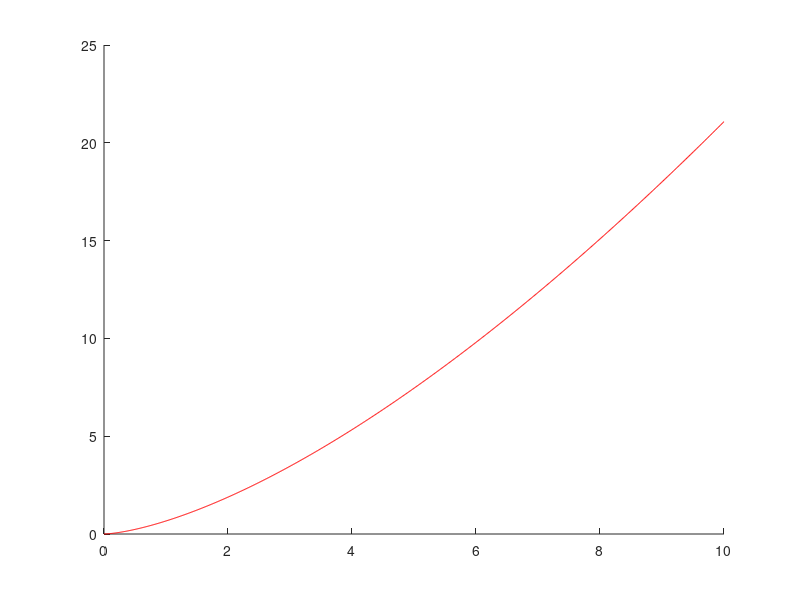

Reproduce this figure in MATLAB. (Note: this script raises an error after producing the figure.)
clear
clc
close all

%% Q2
t0 = 0;
T = 10;
t=linspace(t0,T,1000);
f_poss = (2/3).*t.^(3/2);
figure
hold on
plot(t,f_poss,'r-')

h=1e-4;        %step size
t=(t0:h:T);    %vector of descrete grid points
n=round((T-t0)/h); %number of sub-intervals
f=@(t, y) power(y, 1/3);   %y is a 2x1 vector y=[y1;y2]. Hence f is also a vector   
y = euler_fun(h, n, t, f);
plot(t,y)
legend('exact y1', 'numerical y1')
title('2. Exact y vs. Numerical Approx. of y using Eulers Method')
xlabel('t')
ylabel('y')

%% Q3
t0=0;
T = 1;
hvalues = logspace(-1, -3, 12);
t = t0:0.01:T;
y_exact = (1/2).*(1+exp(-t.^2));
f=@(t, y) t - 2*t*y;

for i=1:size(hvalues,2)
    t = t0:hvalues(i):T;
    n=(T-t0)/hvalues(i); %number of sub-intervals
    
    y_euler = euler_fun(hvalues(i), n, t, f);
    y_rk4 = rk4_fun(hvalues(i), n, t, f);
    error_euler(i) = abs(y_euler(end) - y_exact(end));
    error_rk4(i) = abs(y_rk4(end) - y_exact(end));

end

figure
loglog(hvalues, error_euler)
hold on
loglog(hvalues, error_rk4)
legend('euler error', 'rk4 error', 'Location', 'southeast')
title('3. RK4 error & Euler error')
xlabel('h values')
ylabel('error')

%% Q4 -- E.C.
f_q4 = @(t, y) y^2 - y^3;
t0 = 0;
h1 = 10;
h2 = 0.1;
T = 2 / 0.01;    % 2 / Delta
t1 = t0:h1:T;    %vector of descrete grid points
t2 = t0:h2:T;
n1 = round((T-t0)/h1);
n2 = round((T-t0)/h2);

y_rk4_h1 = rk4_fun_q4(h1, n1, t1, f_q4);
y_rk4_h2 = rk4_fun_q4(h2, n2, t2, f_q4);

figure
hold on
plot(t1, y_rk4_h1)
legend('h=10')
title('4. Rk4 Flame problem: h=10')
xlabel('t')
ylabel('y')

figure
hold on
plot(t2, y_rk4_h2)
legend('h=0.1')
title('4. Rk4 Flame problem: h=0.1')
xlabel('t')
ylabel('y')

%% Euler function
function y = euler_fun(h, n, t, f)   
    y=zeros(1,length(t));   %to pre-allocate a vector for the solution
    y(1) = 1;
    for i=1:n
       K=f(t(i),y(i));
       y(i+1)=y(i)+h*K;
    end
end

%% RK4 function
function y = rk4_fun(h, n, t, f)    
    y=zeros(1, length(t)); %to pre-allocate a vector for the solution
    y(1)=1;           %to set the initial solution at t=0
    for i=1:n
       K1=f(t(i),y(i));
       K2=f(t(i)+0.5*h,y(i)+0.5*h*K1);
       K3=f(t(i)+0.5*h,y(i)+0.5*h*K2);
       K4=f(t(i)+h,y(i)+h*K3);
       y(i+1)=y(i)+(1/6)*h*(K1+2*K2+2*K3+K4);
    end
end

%% RK4 function Q4 (made because different IC)
function y = rk4_fun_q4(h, n, t, f)    
    y(1)=0.01;           %set the initial solution at t=0
    for i=1:n
       K1=f(t(i),y(i));
       K2=f(t(i)+0.5*h,y(i)+0.5*h*K1);
       K3=f(t(i)+0.5*h,y(i)+0.5*h*K2);
       K4=f(t(i)+h,y(i)+h*K3);
       y(i+1)=y(i)+(1/6)*h*(K1+2*K2+2*K3+K4);
    end
end